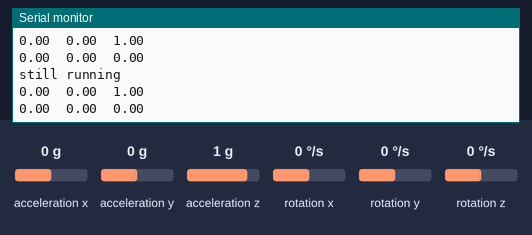
The sketch below on a simulated Arduino Uno, built with avr-gcc and run on an emulated ATmega328P. On the bench: the last lines printed to the serial monitor. Inputs (shaded band) come from the test bench; at power-on: acceleration x 0 g, acceleration y 0 g, acceleration z 1 g, rotation x 0 °/s, rotation y 0 °/s, rotation z 0 °/s.

Above: at 3.8 s.
3.9 s: acceleration x set to -1.4 g
At 4.8 s:
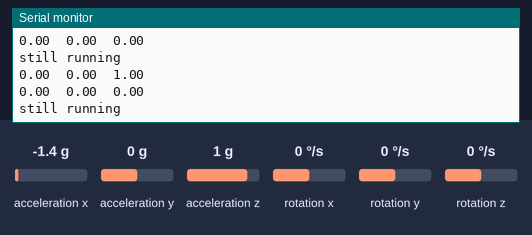
6.7 s: acceleration y set to -1.4 g
At 8.6 s:
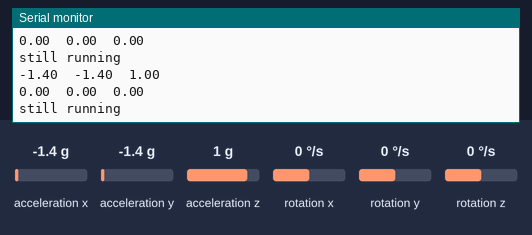
9.5 s: acceleration z set to -1.4 g
At 12.2 s:
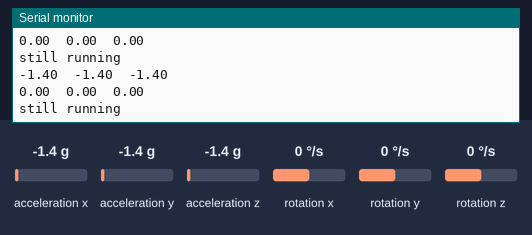
12.3 s: rotation x set to -192 °/s
At 14.7 s:
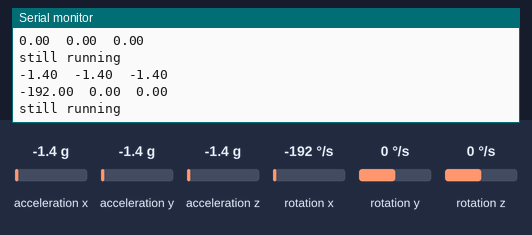
15.1 s: rotation y set to -192 °/s
At 16.4 s:
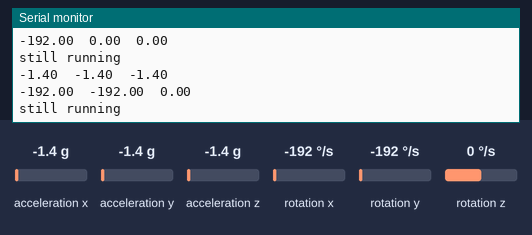
Timing chart, 0 to 18.1 s (numbered marks = the images above; inputs shaded):
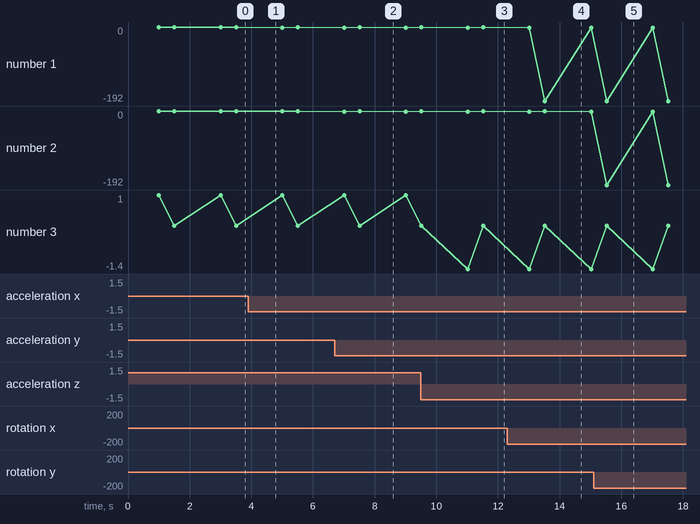

The sketch:

testing_v2_copy_20260701152206_copy_20260701152222.ino
```cpp
#include "LSM6DS3.h"

LSM6DS3 IMU(I2C_MODE, 0x6A);

void setup() {
  Serial.begin(115200);

  while (!Serial) {
    delay(10);
  }

  if (IMU.begin() != 0) {
    Serial.println("Failed to initialize IMU!");
    while (1);
  }

  Serial.println("IMU initialized!");
}

void loop() {
  Serial.println("still running");
  delay(1000);

float x = IMU.readFloatAccelX();
  float y = IMU.readFloatAccelY();
  float z = IMU.readFloatAccelZ();

  Serial.print(x);
  Serial.print("\t");
  Serial.print(y);
  Serial.print("\t");
  Serial.println(z);

  delay(500);

  float gx = IMU.readFloatGyroX();
  float gy = IMU.readFloatGyroY();
  float gz = IMU.readFloatGyroZ();

  Serial.print(gx);
  Serial.print("\t");
  Serial.print(gy);
  Serial.print("\t");
  Serial.println(gz);

  delay(500);

}
```

Measured:
- after the input at 6.7 s, the serial monitor: prints a new line after 0.31 s (image 2)
- after the input at 9.5 s, the serial monitor: prints a new line after 1.5 s (image 3)
- after the input at 12.3 s, the serial monitor: prints a new line after 1.2 s (image 4)
- after the input at 15.1 s, the serial monitor: prints a new line after 0.43 s (image 5)
